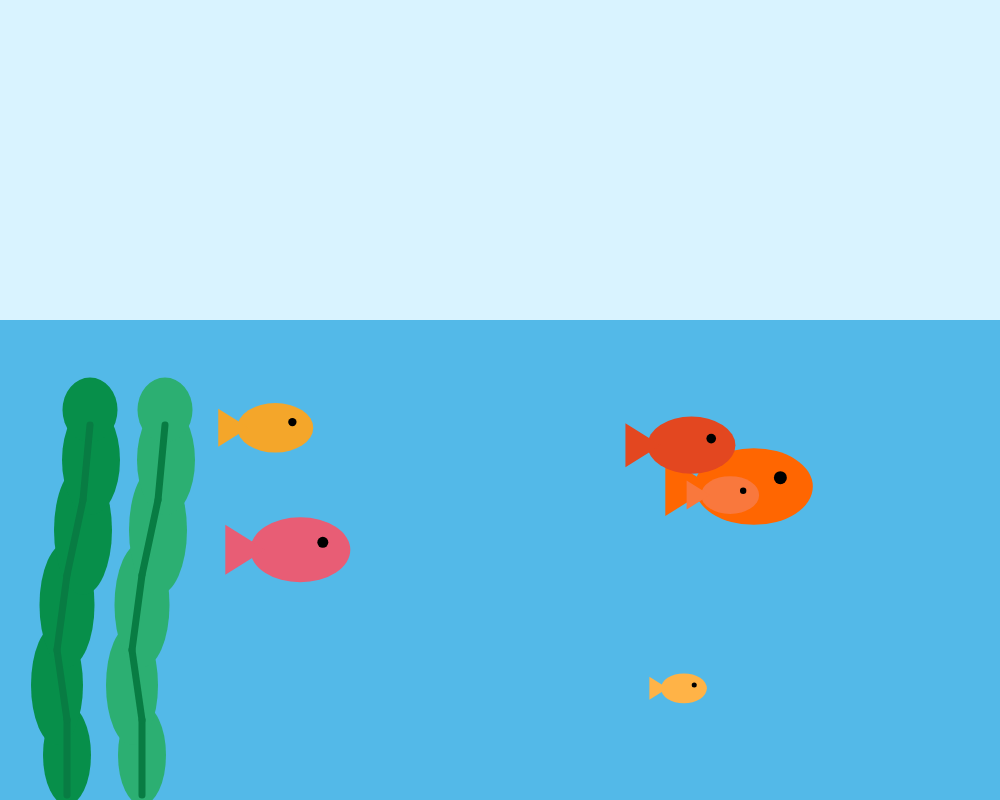
Frame 1 (no input)
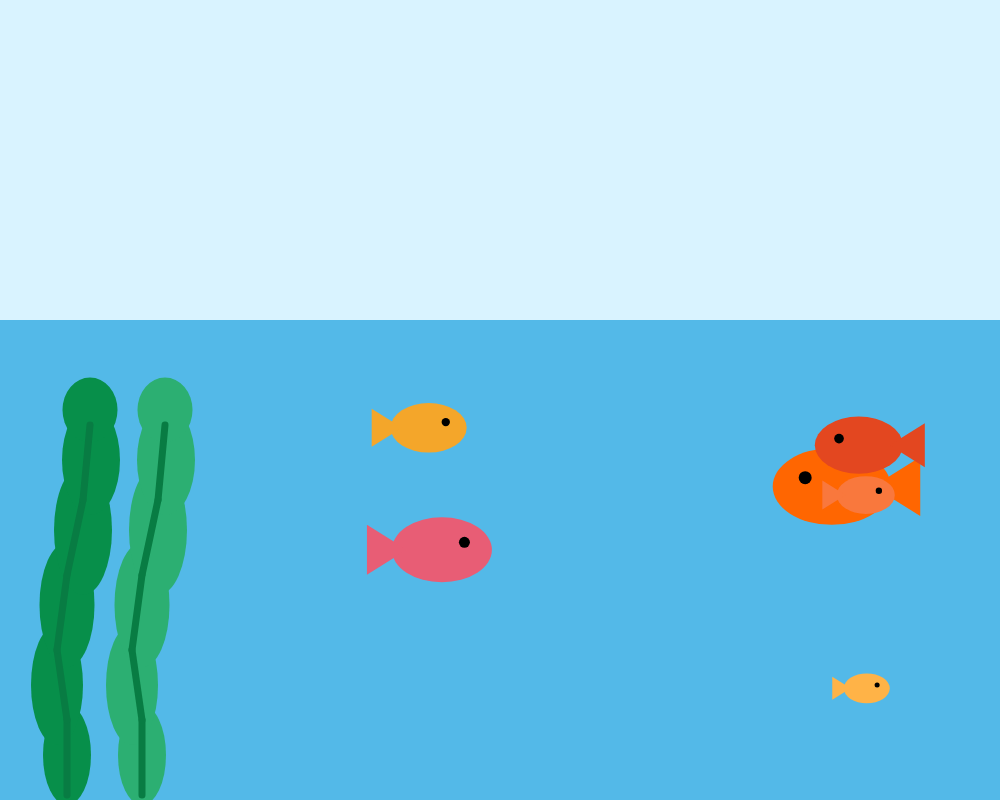
Frame 60 (no input)
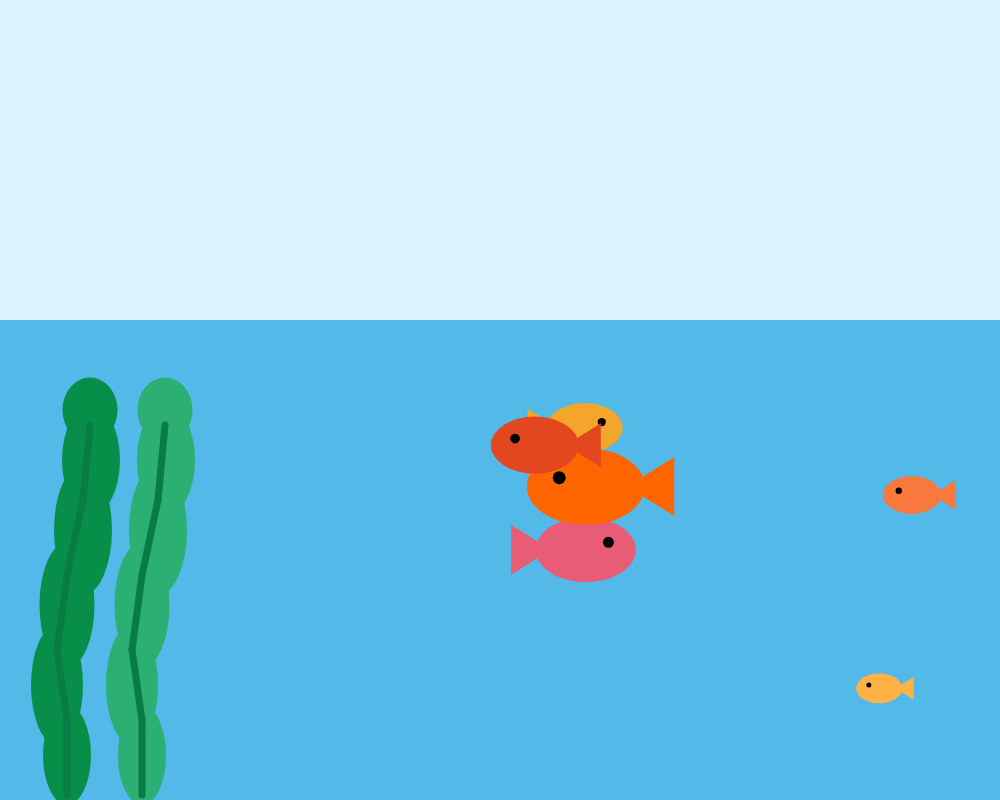
Frame 120 (the mouse pressed at the canvas centre since frame 60)

The p5.js sketch that drew these frames (run headless with seeded random() and noise() and a simulated clock; from frame 60 on, the mouse is pressed at the canvas centre):

// p5.js sketch
// ── sketch.js
let fishes = [];
let firstX = 0;

function setup() {
  createCanvas(1000, 800);
  rectMode(CENTER);
  noStroke();

  fishes = [];
  createFishGroup();
}

function createFishGroup() {
  let fishSettings = [
    { size: 54 - 10, color: "#e34720", speed: 5.4 },
    { size: 39 - 10, color: "#f9783d", speed: 2.3 },
    { size: 69 - 10, color: "#ff6601", speed: 4.1 },
    { size: 48 - 10, color: "#f4a62a", speed: 2.6 },
    { size: 60 - 10, color: "#e85d75", speed: 2.4 },
    { size: 33 - 10, color: "#ffb347", speed: 3.1 },
  ];

  for (let setting of fishSettings) {
    let waterTop = height * 0.4;
    let x = random(setting.size * 1.5, width - setting.size * 1.5);
    let y = random(waterTop + setting.size, height - setting.size);

    fishes.push(new Fish(x, y, setting.size, setting.color, setting.speed));
  }
}

function draw() {
  background("#d9f3ff");

  // 화면 아래쪽 3/5를 물로 채움
  fill("#53b9e8");
  rect(width / 2, height * 0.7, width, height * 0.6);

  drawSeaweed();

  // 물고기 움직이기, 그리고 화면 밖에 나간 물고기 삭제하기
  for (let i = fishes.length - 1; i >= 0; i--) {
    let f = fishes[i];

    if (!f.taken && !f.death) {
      f.move();
      f.display();
    }

    if (f.death) {
      fishes.splice(i, 1);
    }
  }
}

function mousePressed() {
  // 쓸기 시작한 가로 위치 저장
  firstX = mouseX;
}

function mouseReleased() {
  let dx = mouseX - firstX;

  // 짧게 누른 동작은 쓸기로 처리하지 않음
  if (dx > -25 && dx < 25) {
    return;
  }

  // 쓸기 거리가 길수록 물살이 강해짐
  let currentSpeed = map(abs(dx), 25, width, 4, 18);
  let direction = dx > 0 ? 1 : -1;

  for (let f of fishes) {
    f.swept = true;
    f.currentSpeed = currentSpeed * direction;
    f.speed = f.currentSpeed;
  }
}

function drawSeaweed() {
  drawOneSeaweed(75, 800, "#078f4a");
  drawOneSeaweed(150, 800, "#2caf72");
}

function drawOneSeaweed(x, bottomY, kelpColor) {
  push();
  translate(x, bottomY);

  noStroke();
  fill(kelpColor);

  // 겹친 타원으로 만든 다시마
  ellipse(-8, -45, 48, 100);
  ellipse(-18, -115, 52, 120);
  ellipse(-8, -195, 55, 125);
  ellipse(8, -270, 58, 130);
  ellipse(16, -340, 58, 110);
  ellipse(15, -390, 55, 65);

  // 가운데 잎맥
  stroke("#087c43");
  strokeWeight(7);

  line(-8, -5, -8, -80);
  line(-8, -80, -18, -150);
  line(-18, -150, -8, -225);
  line(-8, -225, 8, -300);
  line(8, -300, 15, -375);

  pop();
}

// ── fish.js
class Fish {
  constructor(x, y, size, fishColor, speed) {
    this.x = x;
    this.y = y;
    this.size = size;
    this.fishColor = fishColor;
    this.speed = speed;

    this.taken = false;
    this.beingChased = false;

    // 쓸기 물살 관련 값
    this.swept = false;
    this.currentSpeed = 0;
    this.death = false;
  }

  move() {
    // 쓸린 물고기는 쓸기 방향으로 계속 이동
    if (this.swept) {
      this.x += this.currentSpeed;

      // 화면 밖으로 완전히 나가면 삭제 대상으로 표시
      if (this.x < -this.size * 2 || this.x > width + this.size * 2) {
        this.death = true;
      }

      return;
    }

    // 평소에는 좌우로 헤엄침
    this.x += this.speed;

    // 화면 가장자리에 닿으면 방향을 바꿈
    if (this.x > width - this.size * 1.5 || this.x < this.size * 1.5) {
      this.speed *= -1;
    }
  }

  display() {
    push();
    translate(this.x, this.y);

    // 진행 방향에 맞춰 좌우로 반전
    if (this.speed < 0) {
      scale(-1, 1);
    }

    fill(this.fishColor);
    ellipse(0, 0, this.size * 2, this.size * 1.3);
    triangle(
      -this.size * 0.7,
      0,
      -this.size * 1.5,
      -this.size * 0.5,
      -this.size * 1.5,
      this.size * 0.5,
    );

    fill(0);
    circle(this.size * 0.45, -this.size * 0.15, this.size * 0.22);
    pop();
  }
}
